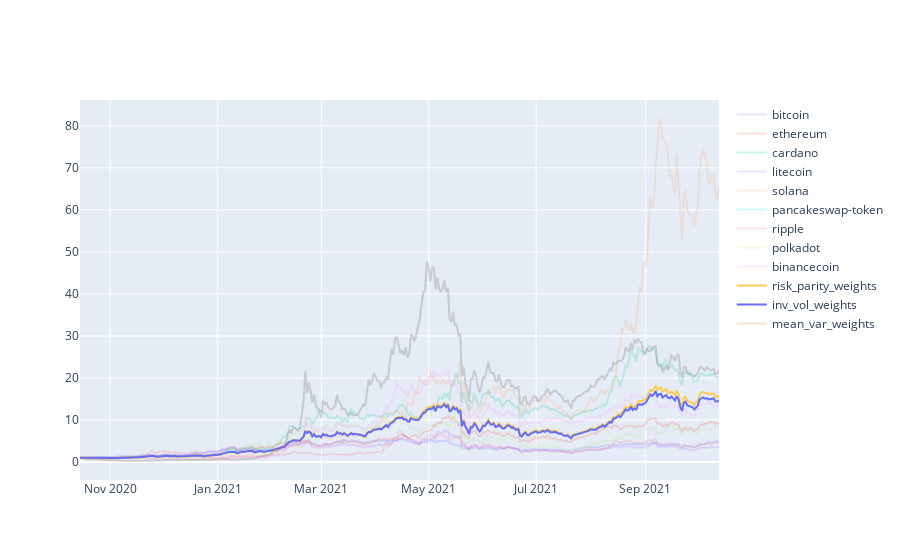

Notebook code for this chart:
### Code cell
import matplotlib.pyplot as plt
import plotly.graph_objects as go

fig = go.Figure()
for i in df_rel.columns:
    
    if i in ["risk_parity_weights", "inv_vol_weights"]:
        fig.add_trace(go.Scatter(x=df_rel.index, y=df_rel[i],
                    mode='lines',
                    name=i))
    else:
        fig.add_trace(go.Scatter(x=df_rel.index, y=df_rel[i],
                    mode='lines',
                    name=i, opacity=0.2))
        #plt.plot(df_rel.index, df_rel[i], alpha=0.2, linewidth=0.5)
#plt.legend(loc='best', bbox_to_anchor=(0.5, 0., 0.5, 0.5))
#fig.update_layout("May 2020 - May 2021 Investiment strategies backtesting")
fig.show()
fig.write_html("backtesting.html")

### Figure 1 — Plotly figure (JSON) as saved in the notebook; plotly's stock layout.template omitted (floating-point values rounded to 4 significant figures; data arrays with more than 128 entries replaced by an {"elided": "..."} marker saying what was removed)
{"data": [{"mode": "lines", "name": "bitcoin", "opacity": 0.2, "type": "scatter", "x": {"elided": "364 str values"}, "y": {"elided": "364 float values"}}, {"mode": "lines", "name": "ethereum", "opacity": 0.2, "type": "scatter", "x": {"elided": "364 str values"}, "y": {"elided": "364 float values"}}, {"mode": "lines", "name": "cardano", "opacity": 0.2, "type": "scatter", "x": {"elided": "364 str values"}, "y": {"elided": "364 float values"}}, {"mode": "lines", "name": "litecoin", "opacity": 0.2, "type": "scatter", "x": {"elided": "364 str values"}, "y": {"elided": "364 float values"}}, {"mode": "lines", "name": "solana", "opacity": 0.2, "type": "scatter", "x": {"elided": "364 str values"}, "y": {"elided": "364 float values"}}, {"mode": "lines", "name": "pancakeswap-token", "opacity": 0.2, "type": "scatter", "x": {"elided": "364 str values"}, "y": {"elided": "364 float values"}}, {"mode": "lines", "name": "ripple", "opacity": 0.2, "type": "scatter", "x": {"elided": "364 str values"}, "y": {"elided": "364 float values"}}, {"mode": "lines", "name": "polkadot", "opacity": 0.2, "type": "scatter", "x": {"elided": "364 str values"}, "y": {"elided": "364 float values"}}, {"mode": "lines", "name": "binancecoin", "opacity": 0.2, "type": "scatter", "x": {"elided": "364 str values"}, "y": {"elided": "364 float values"}}, {"mode": "lines", "name": "risk_parity_weights", "type": "scatter", "x": {"elided": "364 str values"}, "y": {"elided": "364 float values"}}, {"mode": "lines", "name": "inv_vol_weights", "type": "scatter", "x": {"elided": "364 str values"}, "y": {"elided": "364 float values"}}, {"mode": "lines", "name": "mean_var_weights", "opacity": 0.2, "type": "scatter", "x": {"elided": "364 str values"}, "y": {"elided": "364 float values"}}], "layout": {}}
